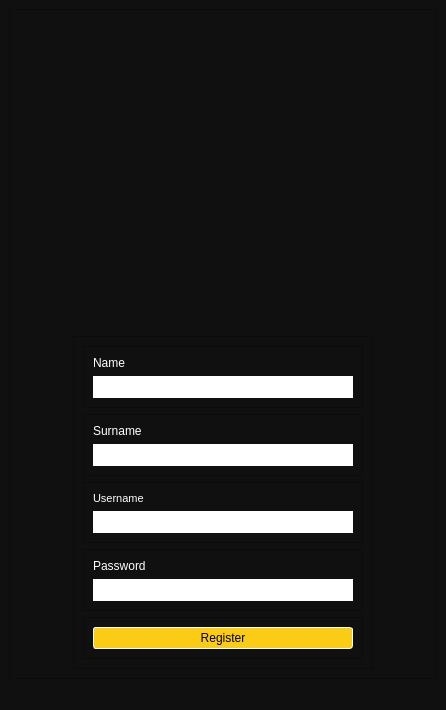
<?xml version="1.0" encoding="UTF-8"?>
<ui version="4.0">
 <class>MainWindow</class>
 <widget class="QMainWindow" name="MainWindow">
  <property name="geometry">
   <rect>
    <x>0</x>
    <y>0</y>
    <width>446</width>
    <height>710</height>
   </rect>
  </property>
  <property name="windowTitle">
   <string notr="true">Register - PowerWatch</string>
  </property>
  <property name="styleSheet">
   <string notr="true">background-color: #111010;</string>
  </property>
  <widget class="QWidget" name="centralwidget">
   <property name="styleSheet">
    <string notr="true">QPushButton { 
padding: 3px;
border-color: white;
border: 1px solid white;
color: black;
background-color: white;

}

QPushButton:enabled {
  background-color: #facc15; /* Yellow shade */
  color: black; /* Text color */
cursor: pointer;
border-radius: 3px;
box-shadow: 0 4px #999;
}

QPushButton:pressed {
	background-color: #facc15;
		color: #00000;
}


QPushButton:hover:!pressed {
		background-color: #eab308;
  box-shadow: 0 2px #666; /* Shadow effect on hover */
  transform: translateY(-2px); /* Slight raise effect on hover */
}

QPushButton:disabled {
		background-color: grey;
}</string>
   </property>
   <layout class="QVBoxLayout" name="verticalLayout_3">
    <item>
     <widget class="QFrame" name="frame">
      <property name="frameShape">
       <enum>QFrame::StyledPanel</enum>
      </property>
      <property name="frameShadow">
       <enum>QFrame::Raised</enum>
      </property>
      <layout class="QVBoxLayout" name="verticalLayout_7">
       <item alignment="Qt::AlignHCenter|Qt::AlignVCenter">
        <widget class="QWidget" name="widgetHeader" native="true">
         <property name="minimumSize">
          <size>
           <width>400</width>
           <height>0</height>
          </size>
         </property>
         <layout class="QHBoxLayout" name="horizontalLayout_2">
          <item>
           <widget class="QLabel" name="labelLogo">
            <property name="sizePolicy">
             <sizepolicy hsizetype="Preferred" vsizetype="Preferred">
              <horstretch>0</horstretch>
              <verstretch>0</verstretch>
             </sizepolicy>
            </property>
            <property name="maximumSize">
             <size>
              <width>200</width>
              <height>200</height>
             </size>
            </property>
            <property name="text">
             <string/>
            </property>
            <property name="pixmap">
             <pixmap resource="ui.qrc">:/svg/powerwatch_logo.svg</pixmap>
            </property>
            <property name="scaledContents">
             <bool>true</bool>
            </property>
            <property name="alignment">
             <set>Qt::AlignCenter</set>
            </property>
           </widget>
          </item>
         </layout>
        </widget>
       </item>
       <item alignment="Qt::AlignHCenter|Qt::AlignTop">
        <widget class="QFrame" name="frameMain">
         <property name="minimumSize">
          <size>
           <width>300</width>
           <height>0</height>
          </size>
         </property>
         <property name="frameShape">
          <enum>QFrame::StyledPanel</enum>
         </property>
         <property name="frameShadow">
          <enum>QFrame::Raised</enum>
         </property>
         <layout class="QVBoxLayout" name="verticalLayout_6">
          <item>
           <widget class="QFrame" name="frameName">
            <property name="frameShape">
             <enum>QFrame::StyledPanel</enum>
            </property>
            <property name="frameShadow">
             <enum>QFrame::Raised</enum>
            </property>
            <layout class="QVBoxLayout" name="verticalLayout_5">
             <item>
              <widget class="QLabel" name="labelName">
               <property name="styleSheet">
                <string notr="true">color: rgb(255, 255, 255);</string>
               </property>
               <property name="text">
                <string>Name</string>
               </property>
              </widget>
             </item>
             <item>
              <widget class="QLineEdit" name="inputName">
               <property name="styleSheet">
                <string notr="true">padding: 3px;
color: black;
background-color: white;</string>
               </property>
               <property name="frame">
                <bool>false</bool>
               </property>
              </widget>
             </item>
            </layout>
           </widget>
          </item>
          <item>
           <widget class="QFrame" name="frameSurname">
            <property name="frameShape">
             <enum>QFrame::StyledPanel</enum>
            </property>
            <property name="frameShadow">
             <enum>QFrame::Raised</enum>
            </property>
            <layout class="QVBoxLayout" name="verticalLayout_4">
             <item>
              <widget class="QLabel" name="labelSurname">
               <property name="styleSheet">
                <string notr="true">color: rgb(255, 255, 255);</string>
               </property>
               <property name="text">
                <string>Surname</string>
               </property>
              </widget>
             </item>
             <item>
              <widget class="QLineEdit" name="inputSurname">
               <property name="styleSheet">
                <string notr="true">padding: 3px;
color: black;
background-color: white;</string>
               </property>
               <property name="frame">
                <bool>false</bool>
               </property>
              </widget>
             </item>
            </layout>
           </widget>
          </item>
          <item>
           <widget class="QFrame" name="frameUsername">
            <property name="frameShape">
             <enum>QFrame::StyledPanel</enum>
            </property>
            <property name="frameShadow">
             <enum>QFrame::Raised</enum>
            </property>
            <layout class="QVBoxLayout" name="verticalLayout">
             <item>
              <widget class="QLabel" name="labelUsername">
               <property name="font">
                <font>
                 <family>MS Shell Dlg 2</family>
                 <pointsize>8</pointsize>
                </font>
               </property>
               <property name="styleSheet">
                <string notr="true">color: rgb(255, 255, 255);</string>
               </property>
               <property name="text">
                <string>Username</string>
               </property>
              </widget>
             </item>
             <item>
              <widget class="QLineEdit" name="inputUsername">
               <property name="styleSheet">
                <string notr="true">padding: 3px;
color: black;
background-color: white;</string>
               </property>
               <property name="text">
                <string/>
               </property>
               <property name="frame">
                <bool>false</bool>
               </property>
              </widget>
             </item>
            </layout>
           </widget>
          </item>
          <item>
           <widget class="QFrame" name="framePassword">
            <property name="frameShape">
             <enum>QFrame::StyledPanel</enum>
            </property>
            <property name="frameShadow">
             <enum>QFrame::Raised</enum>
            </property>
            <layout class="QVBoxLayout" name="verticalLayout_2">
             <item>
              <widget class="QLabel" name="labelPassword">
               <property name="styleSheet">
                <string notr="true">color: rgb(255, 255, 255);</string>
               </property>
               <property name="text">
                <string>Password</string>
               </property>
              </widget>
             </item>
             <item>
              <widget class="QLineEdit" name="inputPassword">
               <property name="styleSheet">
                <string notr="true">padding: 3px;
color: black;
background-color: white;</string>
               </property>
               <property name="frame">
                <bool>false</bool>
               </property>
               <property name="echoMode">
                <enum>QLineEdit::Password</enum>
               </property>
              </widget>
             </item>
            </layout>
           </widget>
          </item>
          <item>
           <widget class="QFrame" name="frameButtons">
            <property name="frameShape">
             <enum>QFrame::StyledPanel</enum>
            </property>
            <property name="frameShadow">
             <enum>QFrame::Raised</enum>
            </property>
            <layout class="QHBoxLayout" name="horizontalLayout">
             <item>
              <widget class="QPushButton" name="btnRegister">
               <property name="styleSheet">
                <string notr="true"/>
               </property>
               <property name="text">
                <string>Register</string>
               </property>
              </widget>
             </item>
            </layout>
           </widget>
          </item>
         </layout>
        </widget>
       </item>
      </layout>
     </widget>
    </item>
   </layout>
  </widget>
  <widget class="QMenuBar" name="menubar">
   <property name="geometry">
    <rect>
     <x>0</x>
     <y>0</y>
     <width>446</width>
     <height>26</height>
    </rect>
   </property>
  </widget>
  <widget class="QStatusBar" name="statusbar"/>
 </widget>
 <resources>
  <include location="ui.qrc"/>
  <include location="ui.qrc"/>
 </resources>
 <connections/>
</ui>
